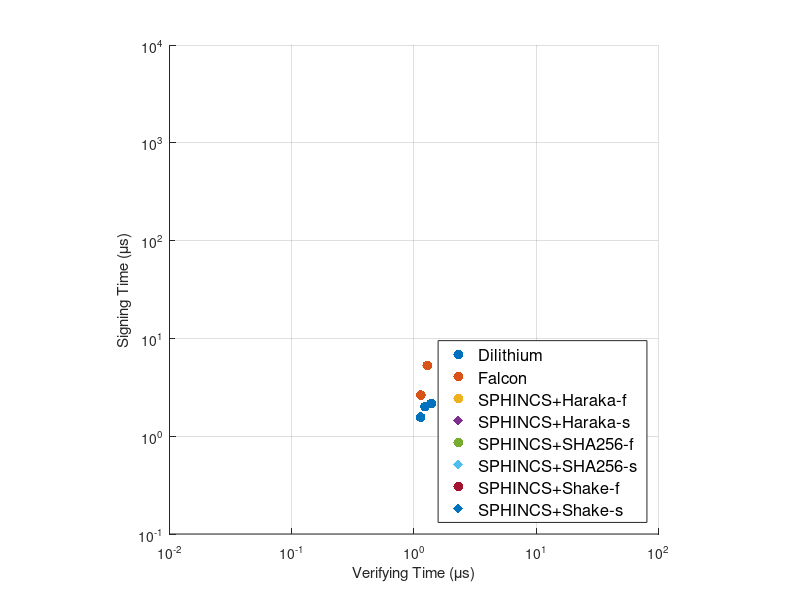

MATLAB code to generate this figure:


%Dilithium Sign times
x = [0.194727
0.30118
0.336457];

%Dilithium2	
%Dilithium3	
%Dilithium5	

%Dilithium Verify times
y = [5.38E-02
8.95E-02
1.42E-01];

%Falcon Sign times

%Falcon-512
%Falcon-1024

x1 = [0.420371
0.723592];

%Falcon Verify times
y1 = [0.0559
0.109];


%%%%%%Sphincs+ Sign times

x21 = [7.295554	%SPHINCS+-Haraka-128f-robust
13.35303	%SPHINCS+-Haraka-192f-robust
24.724417	%SPHINCS+-Haraka-256f-robust
6.84137	%SPHINCS+-Haraka-128f-simple
10.474239	%SPHINCS+-Haraka-192f-simple
22.636599	%SPHINCS+-Haraka-256f-simple
];	
x22 = [154.920122	%SPHINCS+-Haraka-128s-robust
297.84396	%SPHINCS+-Haraka-192s-robust
258.22917	%SPHINCS+-Haraka-256s-robust
127.223039	%SPHINCS+-Haraka-128s-simple
239.504653	%SPHINCS+-Haraka-192s-simple
202.684292	%SPHINCS+-Haraka-256s-simple
];


%%%Haraka Sign times%%
x2 = [7.295554
6.84137
154.920122
127.223039
13.35303
10.474239
297.84396
239.504653
24.724417
22.636599
258.22917
202.684292];

%%%SHA256 Sign times%%
x3 = [36.776146 %SPHINCS+-SHA256-128f-robust
19.825445 %SPHINCS+-SHA256-128f-simple
707.867853 %SPHINCS+-SHA256-128s-robust
378.426505 %SPHINCS+-SHA256-128s-simple
60.113728 %SPHINCS+-SHA256-192f-robust
32.361305 %SPHINCS+-SHA256-192f-simple
1324.032423 %SPHINCS+-SHA256-192s-robust
715.201087 %SPHINCS+-SHA256-192s-simple
236.233227 %SPHINCS+-SHA256-256f-robust
62.096827 %SPHINCS+-SHA256-256f-simple
2165.537508 %SPHINCS+-SHA256-256s-robust
591.698341]; %SPHINCS+-SHA256-256s-simple

x31 = [36.776146 %SPHINCS+-SHA256-128f-robust
    60.113728 %SPHINCS+-SHA256-192f-robust
    236.233227 %SPHINCS+-SHA256-256f-robust
    19.825445 %SPHINCS+-SHA256-128f-simple
    32.361305 %SPHINCS+-SHA256-192f-simple
    62.096827 %SPHINCS+-SHA256-256f-simple
    ];
x32 = [707.867853 %SPHINCS+-SHA256-128s-robust
    1324.032423 %SPHINCS+-SHA256-192s-robust
    2165.537508 %SPHINCS+-SHA256-256s-robust
    378.426505 %SPHINCS+-SHA256-128s-simple
    715.201087 %SPHINCS+-SHA256-192s-simple
    591.698341 %SPHINCS+-SHA256-256s-simple
    ];
%%Shake256 Sign times
x4 = [82.90739 %SPHINCS+-SHAKE256-128f-robust
45.603018 %SPHINCS+-SHAKE256-128f-simple
1520.738942 %SPHINCS+-SHAKE256-128s-robust
836.083978 %SPHINCS+-SHAKE256-128s-simple
131.592388 %SPHINCS+-SHAKE256-192f-robust
73.131604 %SPHINCS+-SHAKE256-192f-simple
2638.411854 %SPHINCS+-SHAKE256-192s-robust
1480.624835 %SPHINCS+-SHAKE256-192s-simple
253.760331 %SPHINCS+-SHAKE256-256f-robust
142.070129 %SPHINCS+-SHAKE256-256f-simple
2285.694803 %SPHINCS+-SHAKE256-256s-robust
1286.607528]; %SPHINCS+-SHAKE256-256s-simple

x41 = [82.90739 %SPHINCS+-SHAKE256-128f-robust
45.603018 %SPHINCS+-SHAKE256-128f-simple
131.592388 %SPHINCS+-SHAKE256-192f-robust
73.131604 %SPHINCS+-SHAKE256-192f-simple
253.760331 %SPHINCS+-SHAKE256-256f-robust
142.070129 %SPHINCS+-SHAKE256-256f-simple
];

%%Shake256 Sign times
x42 = [1520.738942 %SPHINCS+-SHAKE256-128s-robust
2638.411854 %SPHINCS+-SHAKE256-192s-robust
2285.694803 %SPHINCS+-SHAKE256-256s-robust
836.083978 %SPHINCS+-SHAKE256-128s-simple
1480.624835 %SPHINCS+-SHAKE256-192s-simple
1286.607528]; %SPHINCS+-SHAKE256-256s-simple

%%%%%%Sphincs+ Verify times

y21 = [4.49E-01	%SPHINCS+-Haraka-128f-robust
7.14E-01	%SPHINCS+-Haraka-192f-robust
7.06E-01	%SPHINCS+-Haraka-256f-robust
3.34E-01	%SPHINCS+-Haraka-128f-simple
4.96E-01	%SPHINCS+-Haraka-192f-simple
5.08E-01	%SPHINCS+-Haraka-256f-simple
];
y22 = [1.71E-01	%SPHINCS+-Haraka-128s-robust
2.66E-01	%SPHINCS+-Haraka-192s-robust
3.73E-01	%SPHINCS+-Haraka-256s-robust
1.21E-01	%SPHINCS+-Haraka-128s-simple
1.88E-01	%SPHINCS+-Haraka-192s-simple
2.66E-01	%SPHINCS+-Haraka-256s-simple
	];

%%%Haraka Verify times%%
y2 = [4.49E-01
3.34E-01
1.71E-01
1.21E-01
7.14E-01
4.96E-01
2.66E-01
1.88E-01
7.06E-01
5.08E-01
3.73E-01
2.66E-01];

%%%SHA256 Verify times%%
y3 = [2.88E+00 %SPHINCS+-SHA256-128f-robust
1.53E+00 %SPHINCS+-SHA256-128f-simple
9.86E-01 %SPHINCS+-SHA256-128s-robust
5.40E-01 %SPHINCS+-SHA256-128s-simple
4.24E+00 %SPHINCS+-SHA256-192f-robust
2.27E+00 %SPHINCS+-SHA256-192f-simple
1.51E+00 %SPHINCS+-SHA256-192s-robust
7.83E-01 %SPHINCS+-SHA256-192s-simple
4.85E+00 %SPHINCS+-SHA256-256f-robust
2.25E+00 %SPHINCS+-SHA256-256f-simple
2.58E+00 %SPHINCS+-SHA256-256s-robust
1.12E+00]; %SPHINCS+-SHA256-256s-simple

y31 = [2.88E+00 %SPHINCS+-SHA256-128f-robust
    4.24E+00 %SPHINCS+-SHA256-192f-robust
    4.85E+00 %SPHINCS+-SHA256-256f-robust
    1.53E+00 %SPHINCS+-SHA256-128f-simple
    2.27E+00 %SPHINCS+-SHA256-192f-simple
    2.25E+00 %SPHINCS+-SHA256-256f-simple
    ];

y32 = [9.86E-01 %SPHINCS+-SHA256-128s-robust
    1.51E+00 %SPHINCS+-SHA256-192s-robust
    2.58E+00 %SPHINCS+-SHA256-256s-robust
    5.40E-01 %SPHINCS+-SHA256-128s-simple
    7.83E-01 %SPHINCS+-SHA256-192s-simple
    1.12E+00 %SPHINCS+-SHA256-256s-simple
    ];

%%%Shake Verify times%%
y4 = [1.01E+01 %SPHINCS+-SHAKE256-128f-robust
5.35E+00 %SPHINCS+-SHAKE256-128f-simple
3.77E+00 %SPHINCS+-SHAKE256-128s-robust
1.94E+00 %SPHINCS+-SHAKE256-128s-simple
1.70E+01 %SPHINCS+-SHAKE256-192f-robust
8.20E+00 %SPHINCS+-SHAKE256-192f-simple
5.49E+00 %SPHINCS+-SHAKE256-192s-robust
2.76E+00 %SPHINCS+-SHAKE256-192s-simple
1.62E+01 %SPHINCS+-SHAKE256-256f-robust
8.21E+00 %SPHINCS+-SHAKE256-256f-simple
7.82E+00 %SPHINCS+-SHAKE256-256s-robust
4.01E+00]; %SPHINCS+-SHAKE256-256s-simple

y41 = [1.01E+01 %SPHINCS+-SHAKE256-128f-robust
1.70E+01 %SPHINCS+-SHAKE256-192f-robust
1.62E+01 %SPHINCS+-SHAKE256-256f-robust
5.35E+00 %SPHINCS+-SHAKE256-128f-simple
8.20E+00 %SPHINCS+-SHAKE256-192f-simple
8.21E+00 %SPHINCS+-SHAKE256-256f-simple
];

y42 = [3.77E+00 %SPHINCS+-SHAKE256-128s-robust
5.49E+00 %SPHINCS+-SHAKE256-192s-robust
7.82E+00 %SPHINCS+-SHAKE256-256s-robust
1.94E+00 %SPHINCS+-SHAKE256-128s-simple
2.76E+00 %SPHINCS+-SHAKE256-192s-simple
4.01E+00]; %SPHINCS+-SHAKE256-256s-simple

% fig = figure("Name", "only dilithium");
% scatter(y,x,30,'blue')
% hold on
% set(gca, 'YScale', 'log');
% set(gca, 'YGrid', 'on', 'XGrid', 'off');
% %scatter(x1,y1,30,'green')
% %scatter(x2,y2,30,'magenta')
% xlabel('Verifying Time (\mus)');
% ylabel('Signing Time (\mus)');
% axis square;

fig = figure("Name", "all");
scatter(y,x,50,'green','filled')
hold on
set(gca, 'YScale', 'log');
set(gca, 'XScale', 'log');
set(gca, 'YGrid', 'on', 'XGrid', 'on');
scatter(y1,x1,50,'blue','filled')
scatter(y21,x21,50,'magenta','filled')
scatter(y22,x22,50,'magenta','filled','d')
scatter(y31,x31,50,'black','filled')
scatter(y32,x32,50,'black','filled','d')
scatter(y41,x41,50,'red','filled')
scatter(y42,x42,50,'red','filled','d')
xlabel('Verifying Time (\mus)');
ylabel('Signing Time (\mus)');
axis square;
legend('Dilithium','Falcon','SPHINCS+Haraka-f','SPHINCS+Haraka-s','SPHINCS+SHA256-f','SPHINCS+SHA256-s','SPHINCS+Shake-f','SPHINCS+Shake-s','Location', 'southeast', 'FontSize', 12);
%legend(h([1,3]),{'data1','data2'})